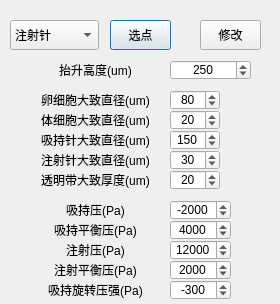
<?xml version="1.0" encoding="UTF-8"?>
<ui version="4.0">
 <class>HumanAssistance</class>
 <widget class="QDialog" name="HumanAssistance">
  <property name="geometry">
   <rect>
    <x>0</x>
    <y>0</y>
    <width>280</width>
    <height>304</height>
   </rect>
  </property>
  <property name="minimumSize">
   <size>
    <width>280</width>
    <height>200</height>
   </size>
  </property>
  <property name="windowTitle">
   <string>HumanAssistance</string>
  </property>
  <widget class="QComboBox" name="CMB_LIST">
   <property name="geometry">
    <rect>
     <x>10</x>
     <y>20</y>
     <width>89</width>
     <height>30</height>
    </rect>
   </property>
   <item>
    <property name="text">
     <string>注射针</string>
    </property>
   </item>
   <item>
    <property name="text">
     <string>GLI</string>
    </property>
   </item>
   <item>
    <property name="text">
     <string>吸持针</string>
    </property>
   </item>
   <item>
    <property name="text">
     <string>卵细胞</string>
    </property>
   </item>
   <item>
    <property name="text">
     <string>体细胞</string>
    </property>
   </item>
   <item>
    <property name="text">
     <string>追踪点</string>
    </property>
   </item>
  </widget>
  <widget class="QPushButton" name="BTN_SELECT">
   <property name="geometry">
    <rect>
     <x>110</x>
     <y>20</y>
     <width>61</width>
     <height>30</height>
    </rect>
   </property>
   <property name="text">
    <string>选点</string>
   </property>
  </widget>
  <widget class="QPushButton" name="BTN_MODIFY">
   <property name="geometry">
    <rect>
     <x>200</x>
     <y>20</y>
     <width>61</width>
     <height>30</height>
    </rect>
   </property>
   <property name="text">
    <string>修改</string>
   </property>
  </widget>
  <widget class="QLabel" name="label">
   <property name="geometry">
    <rect>
     <x>20</x>
     <y>90</y>
     <width>151</width>
     <height>20</height>
    </rect>
   </property>
   <property name="text">
    <string>卵细胞大致直径(um)</string>
   </property>
   <property name="alignment">
    <set>Qt::AlignCenter</set>
   </property>
  </widget>
  <widget class="QLabel" name="label_2">
   <property name="geometry">
    <rect>
     <x>20</x>
     <y>110</y>
     <width>151</width>
     <height>20</height>
    </rect>
   </property>
   <property name="text">
    <string>体细胞大致直径(um)</string>
   </property>
   <property name="alignment">
    <set>Qt::AlignCenter</set>
   </property>
  </widget>
  <widget class="QLabel" name="label_4">
   <property name="geometry">
    <rect>
     <x>20</x>
     <y>130</y>
     <width>151</width>
     <height>20</height>
    </rect>
   </property>
   <property name="text">
    <string>吸持针大致直径(um)</string>
   </property>
   <property name="alignment">
    <set>Qt::AlignCenter</set>
   </property>
  </widget>
  <widget class="QLabel" name="label_5">
   <property name="geometry">
    <rect>
     <x>20</x>
     <y>150</y>
     <width>151</width>
     <height>20</height>
    </rect>
   </property>
   <property name="text">
    <string>注射针大致直径(um)</string>
   </property>
   <property name="alignment">
    <set>Qt::AlignCenter</set>
   </property>
  </widget>
  <widget class="QLabel" name="label_6">
   <property name="geometry">
    <rect>
     <x>20</x>
     <y>170</y>
     <width>151</width>
     <height>20</height>
    </rect>
   </property>
   <property name="text">
    <string>透明带大致厚度(um)</string>
   </property>
   <property name="alignment">
    <set>Qt::AlignCenter</set>
   </property>
  </widget>
  <widget class="QSpinBox" name="EDIT_OOCYTE_DIA_UM">
   <property name="geometry">
    <rect>
     <x>170</x>
     <y>90</y>
     <width>50</width>
     <height>20</height>
    </rect>
   </property>
   <property name="alignment">
    <set>Qt::AlignCenter</set>
   </property>
   <property name="minimum">
    <number>3</number>
   </property>
   <property name="maximum">
    <number>1000</number>
   </property>
   <property name="value">
    <number>80</number>
   </property>
  </widget>
  <widget class="QSpinBox" name="EDIT_ZP_UM">
   <property name="geometry">
    <rect>
     <x>170</x>
     <y>170</y>
     <width>50</width>
     <height>20</height>
    </rect>
   </property>
   <property name="alignment">
    <set>Qt::AlignCenter</set>
   </property>
   <property name="minimum">
    <number>3</number>
   </property>
   <property name="maximum">
    <number>1000</number>
   </property>
   <property name="value">
    <number>20</number>
   </property>
  </widget>
  <widget class="QSpinBox" name="EDIT_INJ_DIA_UM">
   <property name="geometry">
    <rect>
     <x>170</x>
     <y>150</y>
     <width>50</width>
     <height>20</height>
    </rect>
   </property>
   <property name="alignment">
    <set>Qt::AlignCenter</set>
   </property>
   <property name="minimum">
    <number>3</number>
   </property>
   <property name="maximum">
    <number>1000</number>
   </property>
   <property name="value">
    <number>30</number>
   </property>
  </widget>
  <widget class="QSpinBox" name="EDIT_HOLD_DIA_UM">
   <property name="geometry">
    <rect>
     <x>170</x>
     <y>130</y>
     <width>50</width>
     <height>20</height>
    </rect>
   </property>
   <property name="alignment">
    <set>Qt::AlignCenter</set>
   </property>
   <property name="minimum">
    <number>3</number>
   </property>
   <property name="maximum">
    <number>1000</number>
   </property>
   <property name="value">
    <number>150</number>
   </property>
  </widget>
  <widget class="QSpinBox" name="EDIT_SOMA_DIA_UM">
   <property name="geometry">
    <rect>
     <x>170</x>
     <y>110</y>
     <width>50</width>
     <height>20</height>
    </rect>
   </property>
   <property name="alignment">
    <set>Qt::AlignCenter</set>
   </property>
   <property name="minimum">
    <number>3</number>
   </property>
   <property name="maximum">
    <number>1000</number>
   </property>
   <property name="value">
    <number>20</number>
   </property>
  </widget>
  <widget class="QLabel" name="label_3">
   <property name="geometry">
    <rect>
     <x>20</x>
     <y>200</y>
     <width>151</width>
     <height>20</height>
    </rect>
   </property>
   <property name="text">
    <string>吸持压(Pa)</string>
   </property>
   <property name="alignment">
    <set>Qt::AlignCenter</set>
   </property>
  </widget>
  <widget class="QLabel" name="label_7">
   <property name="geometry">
    <rect>
     <x>20</x>
     <y>220</y>
     <width>151</width>
     <height>20</height>
    </rect>
   </property>
   <property name="text">
    <string>吸持平衡压(Pa)</string>
   </property>
   <property name="alignment">
    <set>Qt::AlignCenter</set>
   </property>
  </widget>
  <widget class="QLabel" name="label_8">
   <property name="geometry">
    <rect>
     <x>20</x>
     <y>240</y>
     <width>151</width>
     <height>20</height>
    </rect>
   </property>
   <property name="text">
    <string>注射压(Pa)</string>
   </property>
   <property name="alignment">
    <set>Qt::AlignCenter</set>
   </property>
  </widget>
  <widget class="QLabel" name="label_9">
   <property name="geometry">
    <rect>
     <x>20</x>
     <y>260</y>
     <width>151</width>
     <height>20</height>
    </rect>
   </property>
   <property name="text">
    <string>注射平衡压(Pa)</string>
   </property>
   <property name="alignment">
    <set>Qt::AlignCenter</set>
   </property>
  </widget>
  <widget class="QSpinBox" name="EDIT_HOLD_P">
   <property name="geometry">
    <rect>
     <x>170</x>
     <y>200</y>
     <width>61</width>
     <height>20</height>
    </rect>
   </property>
   <property name="alignment">
    <set>Qt::AlignCenter</set>
   </property>
   <property name="minimum">
    <number>-3000</number>
   </property>
   <property name="maximum">
    <number>0</number>
   </property>
   <property name="singleStep">
    <number>100</number>
   </property>
   <property name="value">
    <number>-2000</number>
   </property>
  </widget>
  <widget class="QSpinBox" name="EDIT_HOLD_BP">
   <property name="geometry">
    <rect>
     <x>170</x>
     <y>220</y>
     <width>61</width>
     <height>20</height>
    </rect>
   </property>
   <property name="alignment">
    <set>Qt::AlignCenter</set>
   </property>
   <property name="minimum">
    <number>0</number>
   </property>
   <property name="maximum">
    <number>10000</number>
   </property>
   <property name="singleStep">
    <number>100</number>
   </property>
   <property name="value">
    <number>4000</number>
   </property>
  </widget>
  <widget class="QSpinBox" name="EDIT_INJ_P">
   <property name="geometry">
    <rect>
     <x>170</x>
     <y>240</y>
     <width>61</width>
     <height>20</height>
    </rect>
   </property>
   <property name="alignment">
    <set>Qt::AlignCenter</set>
   </property>
   <property name="minimum">
    <number>0</number>
   </property>
   <property name="maximum">
    <number>20000</number>
   </property>
   <property name="singleStep">
    <number>100</number>
   </property>
   <property name="value">
    <number>12000</number>
   </property>
  </widget>
  <widget class="QSpinBox" name="EDIT_INJ_BP">
   <property name="geometry">
    <rect>
     <x>170</x>
     <y>260</y>
     <width>61</width>
     <height>20</height>
    </rect>
   </property>
   <property name="alignment">
    <set>Qt::AlignCenter</set>
   </property>
   <property name="minimum">
    <number>0</number>
   </property>
   <property name="maximum">
    <number>10000</number>
   </property>
   <property name="singleStep">
    <number>100</number>
   </property>
   <property name="value">
    <number>2000</number>
   </property>
  </widget>
  <widget class="QLabel" name="label_10">
   <property name="geometry">
    <rect>
     <x>20</x>
     <y>280</y>
     <width>151</width>
     <height>20</height>
    </rect>
   </property>
   <property name="text">
    <string>吸持旋转压强(Pa)</string>
   </property>
   <property name="alignment">
    <set>Qt::AlignCenter</set>
   </property>
  </widget>
  <widget class="QSpinBox" name="EDIT_HOLD_RP">
   <property name="geometry">
    <rect>
     <x>170</x>
     <y>280</y>
     <width>61</width>
     <height>20</height>
    </rect>
   </property>
   <property name="alignment">
    <set>Qt::AlignCenter</set>
   </property>
   <property name="minimum">
    <number>-1000</number>
   </property>
   <property name="maximum">
    <number>500</number>
   </property>
   <property name="singleStep">
    <number>10</number>
   </property>
   <property name="value">
    <number>-300</number>
   </property>
  </widget>
  <widget class="QSpinBox" name="EDIT_STAGE_HEIGHT">
   <property name="geometry">
    <rect>
     <x>170</x>
     <y>60</y>
     <width>81</width>
     <height>20</height>
    </rect>
   </property>
   <property name="alignment">
    <set>Qt::AlignCenter</set>
   </property>
   <property name="minimum">
    <number>3</number>
   </property>
   <property name="maximum">
    <number>100000</number>
   </property>
   <property name="singleStep">
    <number>100</number>
   </property>
   <property name="value">
    <number>250</number>
   </property>
  </widget>
  <widget class="QLabel" name="label_11">
   <property name="geometry">
    <rect>
     <x>20</x>
     <y>60</y>
     <width>151</width>
     <height>20</height>
    </rect>
   </property>
   <property name="text">
    <string>抬升高度(um)</string>
   </property>
   <property name="alignment">
    <set>Qt::AlignCenter</set>
   </property>
  </widget>
 </widget>
 <resources/>
 <connections/>
</ui>
